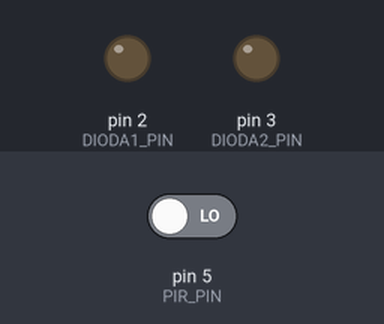
A program run on a simulated Arduino Uno, built with avr-gcc and run on an emulated ATmega328P. Parts: output pins drawn as LEDs (lit = HIGH). The inputs (shaded band) are chosen by the test bench; at power-on: pin 5 (PIR_PIN) LOW.

Above: at 1.2 s.
1.3 s: pin 5 (PIR_PIN) driven HIGH
At 2.7 s:
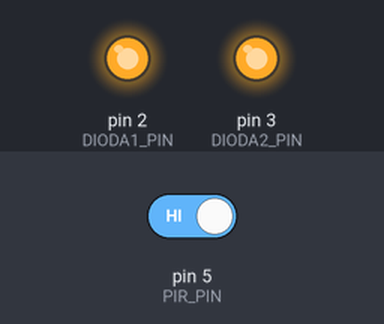
Timing chart, 0 to 4.3 s (numbered marks = the images above; inputs shaded):
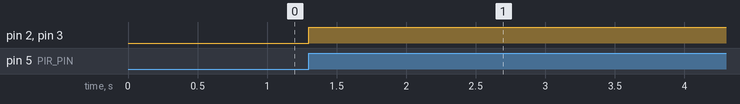

The program:

main.cpp
```cpp
#include <Arduino.h>

#define DIODA1_PIN 2
#define DIODA2_PIN 3
#define PIR_PIN 5

unsigned long aktualnyCzas = 0;
unsigned long zapamietanyCzas1 = 0;

void setup() {
  Serial.begin(9600);
  pinMode(DIODA1_PIN, OUTPUT);
  pinMode(DIODA2_PIN, OUTPUT);
  pinMode(PIR_PIN, INPUT);
}

void loop() {
  aktualnyCzas = millis();
  if (digitalRead(PIR_PIN) == 1) {
    digitalWrite(DIODA1_PIN, 1);
    digitalWrite(DIODA2_PIN, 1);
    zapamietanyCzas1 = aktualnyCzas;
  }
  if (aktualnyCzas - zapamietanyCzas1 >= 10000) {
    digitalWrite(DIODA1_PIN, 0);
    digitalWrite(DIODA2_PIN, 0);
  }
}
```

Measured:
- after the input at 1.3 s, pin 2 (DIODA1_PIN), pin 3 (DIODA2_PIN): LOW → HIGH at once
